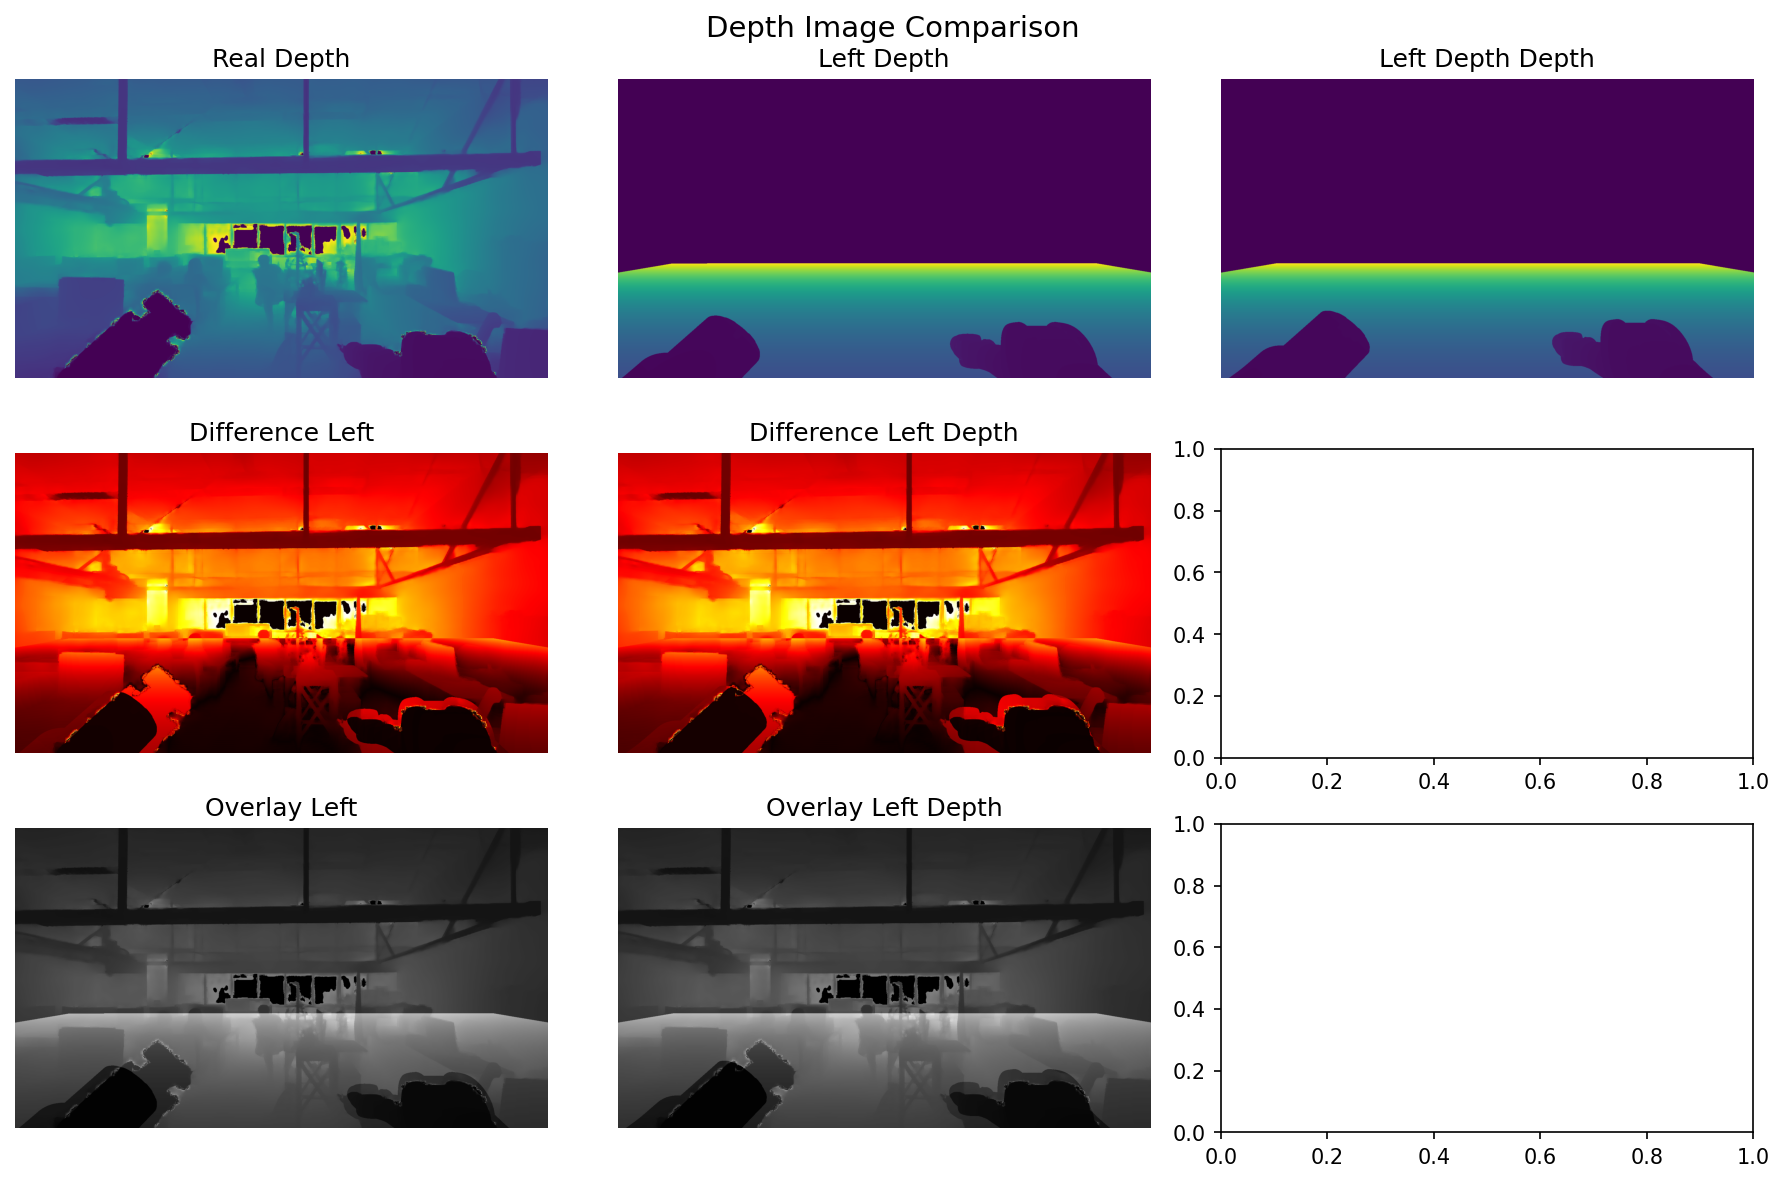

This chart was generated by the following Python code:
#!/usr/bin/env python3
"""Simple script to compare real_depth.png and left_depth.png images."""

import cv2
import matplotlib
matplotlib.use('Agg')
import matplotlib.pyplot as plt
import numpy as np
from pathlib import Path


def normalize_depth(depth_img):
    """Normalize depth image for visualization."""
    if depth_img.dtype == np.uint16:
        normalized = ((depth_img - depth_img.min()) / 
                     (depth_img.max() - depth_img.min() + 1e-8) * 255).astype(np.uint8)
    elif depth_img.dtype == np.uint8:
        normalized = depth_img.copy()
    else:
        normalized = ((depth_img - depth_img.min()) / 
                     (depth_img.max() - depth_img.min() + 1e-8) * 255).astype(np.uint8)
    return normalized


def compare_depth_images():
    """Compare depth images and create visualization."""
    script_dir = Path(__file__).parent
    real_path = script_dir / "real_depth.png"
    left_path = script_dir / "left_depth.png"
    left_depth_path = script_dir/ "left_depth_depth.png"
    
    # Load images
    real_depth = cv2.imread(str(real_path), cv2.IMREAD_UNCHANGED)
    left_depth = cv2.imread(str(left_path), cv2.IMREAD_UNCHANGED)
    left_depth_depth = cv2.imread(str(left_depth_path), cv2.IMREAD_UNCHANGED)
    
    if real_depth is None or left_depth is None or left_depth_depth is None:
        print("Error: Could not load depth images")
        return
    
    # Normalize and resize
    real_norm = normalize_depth(real_depth)
    left_norm = normalize_depth(left_depth)
    left_depth_norm = normalize_depth(left_depth_depth)
    
    if real_norm.shape != left_norm.shape:
        left_norm = cv2.resize(left_norm, (real_norm.shape[1], real_norm.shape[0]))

    if real_norm.shape != left_depth_norm.shape:
        left_depth_norm = cv2.resize(left_depth_norm, (real_norm.shape[1], real_norm.shape[0]))
    
    # Calculate similarity
    diffl = cv2.absdiff(real_norm, left_norm)
    msel = np.mean((real_norm.astype(np.float32) - left_norm.astype(np.float32)) ** 2)

    diffd = cv2.absdiff(real_norm, left_depth_norm)
    msed = np.mean((real_norm.astype(np.float32) - left_depth_norm.astype(np.float32)) ** 2)
    
    # Create comparison plot
    fig, axes = plt.subplots(3, 3, figsize=(12, 8))
    fig.suptitle("Depth Image Comparison", fontsize=14)
    
    axes[0, 0].imshow(real_norm, cmap='viridis')
    axes[0, 0].set_title("Real Depth")
    axes[0, 0].axis('off')
    
    axes[0, 1].imshow(left_norm, cmap='viridis')
    axes[0, 1].set_title("Left Depth")
    axes[0, 1].axis('off')

    axes[0, 2].imshow(left_depth_norm, cmap='viridis')
    axes[0, 2].set_title("Left Depth Depth")
    axes[0, 2].axis('off')
    
    axes[1, 0].imshow(diffl, cmap='hot')
    axes[1, 0].set_title("Difference Left")
    axes[1, 0].axis('off')

    axes[1, 1].imshow(diffd, cmap='hot')
    axes[1, 1].set_title("Difference Left Depth")
    axes[1, 1].axis('off')
    
    # Overlay
    overlay = cv2.addWeighted(cv2.cvtColor(left_norm, cv2.COLOR_GRAY2RGB), 0.5,
                              cv2.cvtColor(real_norm, cv2.COLOR_GRAY2RGB), 0.5, 0)
    axes[2, 0].imshow(cv2.cvtColor(overlay, cv2.COLOR_BGR2RGB))
    axes[2, 0].set_title("Overlay Left")
    axes[2, 0].axis('off')

    overlay = cv2.addWeighted(cv2.cvtColor(left_depth_norm, cv2.COLOR_GRAY2RGB), 0.5,
                              cv2.cvtColor(real_norm, cv2.COLOR_GRAY2RGB), 0.5, 0)
    axes[2, 1].imshow(cv2.cvtColor(overlay, cv2.COLOR_BGR2RGB))
    axes[2, 1].set_title("Overlay Left Depth")
    axes[2, 1].axis('off')
    
    plt.tight_layout()
    plt.savefig('depth_comparison.png', dpi=150, bbox_inches='tight')
    plt.close()
    
    print(f"Comparison saved as 'depth_comparison.png'")
    print(f"MSE - Left: {msel:.2f}")
    print(f"MSE - Depth: {msed:.2f}")
    print("Images are similar - left" if msel < 100 else "Images are different")
    print("Images are similar - depth" if msed < 100 else "Images are different")


if __name__ == "__main__":
    compare_depth_images()
